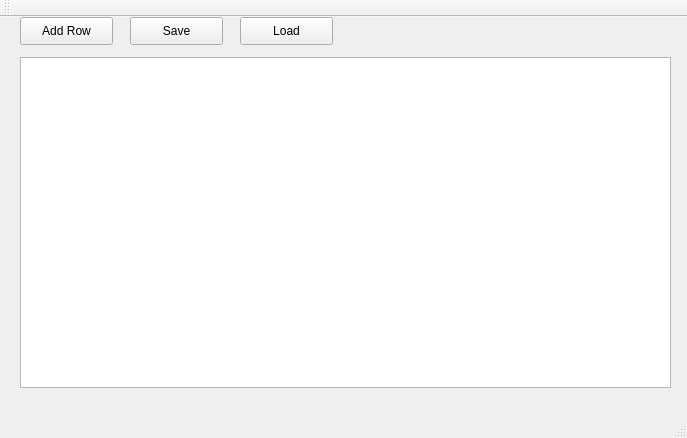
<?xml version="1.0" encoding="UTF-8"?>
<ui version="4.0">
 <class>MainWindow</class>
 <widget class="QMainWindow" name="MainWindow">
  <property name="geometry">
   <rect>
    <x>0</x>
    <y>0</y>
    <width>687</width>
    <height>438</height>
   </rect>
  </property>
  <property name="windowTitle">
   <string>MainWindow</string>
  </property>
  <widget class="QWidget" name="centralWidget">
   <widget class="QPushButton" name="saveButton">
    <property name="geometry">
     <rect>
      <x>130</x>
      <y>0</y>
      <width>93</width>
      <height>28</height>
     </rect>
    </property>
    <property name="text">
     <string>Save</string>
    </property>
   </widget>
   <widget class="QPushButton" name="loadButton">
    <property name="geometry">
     <rect>
      <x>240</x>
      <y>0</y>
      <width>93</width>
      <height>28</height>
     </rect>
    </property>
    <property name="text">
     <string>Load</string>
    </property>
   </widget>
   <widget class="QPushButton" name="addButton">
    <property name="geometry">
     <rect>
      <x>20</x>
      <y>0</y>
      <width>93</width>
      <height>28</height>
     </rect>
    </property>
    <property name="text">
     <string>Add Row</string>
    </property>
   </widget>
   <widget class="QTableWidget" name="tableWidget">
    <property name="geometry">
     <rect>
      <x>20</x>
      <y>40</y>
      <width>651</width>
      <height>331</height>
     </rect>
    </property>
   </widget>
  </widget>
  <widget class="QMenuBar" name="menuBar">
   <property name="geometry">
    <rect>
     <x>0</x>
     <y>0</y>
     <width>687</width>
     <height>26</height>
    </rect>
   </property>
  </widget>
  <widget class="QToolBar" name="mainToolBar">
   <attribute name="toolBarArea">
    <enum>TopToolBarArea</enum>
   </attribute>
   <attribute name="toolBarBreak">
    <bool>false</bool>
   </attribute>
  </widget>
  <widget class="QStatusBar" name="statusBar"/>
 </widget>
 <layoutdefault spacing="6" margin="11"/>
 <resources/>
 <connections/>
</ui>
